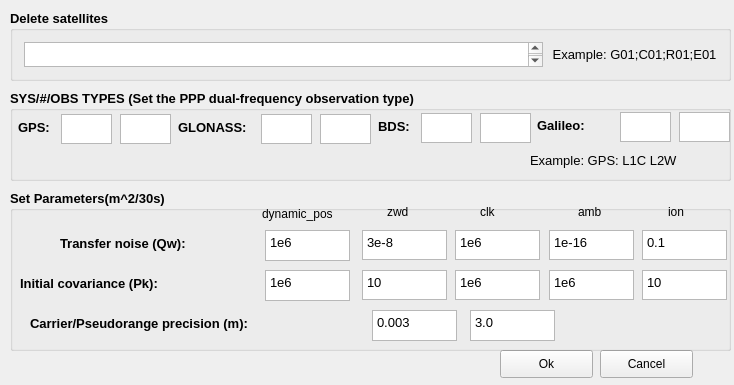
<?xml version="1.0" encoding="UTF-8"?>
<ui version="4.0">
 <class>ConfigWidget</class>
 <widget class="QWidget" name="ConfigWidget">
  <property name="geometry">
   <rect>
    <x>0</x>
    <y>0</y>
    <width>734</width>
    <height>385</height>
   </rect>
  </property>
  <property name="windowTitle">
   <string>ConfigWidget</string>
  </property>
  <widget class="QGroupBox" name="groupBox_del">
   <property name="geometry">
    <rect>
     <x>10</x>
     <y>10</y>
     <width>721</width>
     <height>71</height>
    </rect>
   </property>
   <property name="font">
    <font>
     <pointsize>10</pointsize>
     <weight>75</weight>
     <bold>true</bold>
    </font>
   </property>
   <property name="title">
    <string>Delete satellites</string>
   </property>
   <layout class="QGridLayout" name="gridLayout">
    <item row="0" column="0">
     <widget class="QPlainTextEdit" name="plainTextEdit_delSats">
      <property name="enabled">
       <bool>true</bool>
      </property>
      <property name="font">
       <font>
        <weight>50</weight>
        <bold>false</bold>
       </font>
      </property>
      <property name="plainText">
       <string/>
      </property>
     </widget>
    </item>
    <item row="0" column="1">
     <widget class="QLabel" name="examp_del">
      <property name="font">
       <font>
        <pointsize>10</pointsize>
        <weight>50</weight>
        <bold>false</bold>
       </font>
      </property>
      <property name="text">
       <string> Example: G01;C01;R01;E01</string>
      </property>
     </widget>
    </item>
   </layout>
  </widget>
  <widget class="QPushButton" name="pushButton_ok">
   <property name="geometry">
    <rect>
     <x>500</x>
     <y>350</y>
     <width>93</width>
     <height>28</height>
    </rect>
   </property>
   <property name="text">
    <string>Ok</string>
   </property>
  </widget>
  <widget class="QPushButton" name="pushButton_cancel">
   <property name="geometry">
    <rect>
     <x>600</x>
     <y>350</y>
     <width>93</width>
     <height>28</height>
    </rect>
   </property>
   <property name="text">
    <string>Cancel</string>
   </property>
  </widget>
  <widget class="QGroupBox" name="groupBox_Obs">
   <property name="geometry">
    <rect>
     <x>10</x>
     <y>90</y>
     <width>721</width>
     <height>91</height>
    </rect>
   </property>
   <property name="font">
    <font>
     <pointsize>10</pointsize>
     <weight>75</weight>
     <bold>true</bold>
    </font>
   </property>
   <property name="title">
    <string>SYS/#/OBS TYPES (Set the PPP dual-frequency observation type)</string>
   </property>
   <widget class="QLabel" name="gps_label">
    <property name="geometry">
     <rect>
      <x>8</x>
      <y>29</y>
      <width>41</width>
      <height>16</height>
     </rect>
    </property>
    <property name="text">
     <string>GPS:</string>
    </property>
   </widget>
   <widget class="QPlainTextEdit" name="GPS_L1">
    <property name="geometry">
     <rect>
      <x>51</x>
      <y>24</y>
      <width>51</width>
      <height>30</height>
     </rect>
    </property>
    <property name="font">
     <font>
      <pointsize>10</pointsize>
      <weight>50</weight>
      <bold>false</bold>
     </font>
    </property>
    <property name="plainText">
     <string/>
    </property>
   </widget>
   <widget class="QPlainTextEdit" name="GPS_L2">
    <property name="geometry">
     <rect>
      <x>110</x>
      <y>24</y>
      <width>51</width>
      <height>30</height>
     </rect>
    </property>
    <property name="font">
     <font>
      <pointsize>10</pointsize>
      <weight>50</weight>
      <bold>false</bold>
     </font>
    </property>
    <property name="plainText">
     <string/>
    </property>
   </widget>
   <widget class="QPlainTextEdit" name="GLO_L1">
    <property name="geometry">
     <rect>
      <x>251</x>
      <y>24</y>
      <width>51</width>
      <height>30</height>
     </rect>
    </property>
    <property name="font">
     <font>
      <pointsize>10</pointsize>
      <weight>50</weight>
      <bold>false</bold>
     </font>
    </property>
    <property name="plainText">
     <string/>
    </property>
   </widget>
   <widget class="QPlainTextEdit" name="GLO_L2">
    <property name="geometry">
     <rect>
      <x>310</x>
      <y>24</y>
      <width>51</width>
      <height>30</height>
     </rect>
    </property>
    <property name="font">
     <font>
      <pointsize>10</pointsize>
      <weight>50</weight>
      <bold>false</bold>
     </font>
    </property>
    <property name="plainText">
     <string/>
    </property>
   </widget>
   <widget class="QLabel" name="glo_label">
    <property name="geometry">
     <rect>
      <x>168</x>
      <y>27</y>
      <width>91</width>
      <height>20</height>
     </rect>
    </property>
    <property name="text">
     <string>GLONASS:</string>
    </property>
   </widget>
   <widget class="QPlainTextEdit" name="BDS_L2">
    <property name="geometry">
     <rect>
      <x>470</x>
      <y>23</y>
      <width>51</width>
      <height>30</height>
     </rect>
    </property>
    <property name="font">
     <font>
      <pointsize>10</pointsize>
      <weight>50</weight>
      <bold>false</bold>
     </font>
    </property>
    <property name="plainText">
     <string/>
    </property>
   </widget>
   <widget class="QPlainTextEdit" name="BDS_L1">
    <property name="geometry">
     <rect>
      <x>411</x>
      <y>23</y>
      <width>51</width>
      <height>30</height>
     </rect>
    </property>
    <property name="font">
     <font>
      <pointsize>10</pointsize>
      <weight>50</weight>
      <bold>false</bold>
     </font>
    </property>
    <property name="plainText">
     <string/>
    </property>
   </widget>
   <widget class="QLabel" name="bds_label">
    <property name="geometry">
     <rect>
      <x>368</x>
      <y>26</y>
      <width>41</width>
      <height>20</height>
     </rect>
    </property>
    <property name="text">
     <string>BDS:</string>
    </property>
   </widget>
   <widget class="QPlainTextEdit" name="GAL_L2">
    <property name="geometry">
     <rect>
      <x>669</x>
      <y>22</y>
      <width>51</width>
      <height>30</height>
     </rect>
    </property>
    <property name="font">
     <font>
      <pointsize>10</pointsize>
      <weight>50</weight>
      <bold>false</bold>
     </font>
    </property>
    <property name="plainText">
     <string/>
    </property>
   </widget>
   <widget class="QPlainTextEdit" name="GAL_L1">
    <property name="geometry">
     <rect>
      <x>610</x>
      <y>22</y>
      <width>51</width>
      <height>30</height>
     </rect>
    </property>
    <property name="font">
     <font>
      <pointsize>10</pointsize>
      <weight>50</weight>
      <bold>false</bold>
     </font>
    </property>
    <property name="plainText">
     <string/>
    </property>
   </widget>
   <widget class="QLabel" name="gal_label">
    <property name="geometry">
     <rect>
      <x>527</x>
      <y>25</y>
      <width>81</width>
      <height>20</height>
     </rect>
    </property>
    <property name="text">
     <string>Galileo:</string>
    </property>
   </widget>
   <widget class="QLabel" name="examp_obs">
    <property name="geometry">
     <rect>
      <x>520</x>
      <y>55</y>
      <width>201</width>
      <height>31</height>
     </rect>
    </property>
    <property name="font">
     <font>
      <weight>50</weight>
      <bold>false</bold>
     </font>
    </property>
    <property name="text">
     <string>Example: GPS: L1C L2W</string>
    </property>
   </widget>
  </widget>
  <widget class="QGroupBox" name="groupBox_del_2">
   <property name="geometry">
    <rect>
     <x>10</x>
     <y>190</y>
     <width>721</width>
     <height>161</height>
    </rect>
   </property>
   <property name="font">
    <font>
     <pointsize>10</pointsize>
     <weight>75</weight>
     <bold>true</bold>
    </font>
   </property>
   <property name="title">
    <string>Set Parameters(m^2/30s)</string>
   </property>
   <widget class="QPlainTextEdit" name="Qw_pos">
    <property name="geometry">
     <rect>
      <x>255</x>
      <y>40</y>
      <width>85</width>
      <height>31</height>
     </rect>
    </property>
    <property name="font">
     <font>
      <pointsize>10</pointsize>
      <weight>50</weight>
      <bold>false</bold>
     </font>
    </property>
    <property name="plainText">
     <string>1e6</string>
    </property>
   </widget>
   <widget class="QLabel" name="Qw_label">
    <property name="geometry">
     <rect>
      <x>50</x>
      <y>45</y>
      <width>201</width>
      <height>16</height>
     </rect>
    </property>
    <property name="text">
     <string>Transfer noise (Qw):</string>
    </property>
   </widget>
   <widget class="QPlainTextEdit" name="Qw_zwd">
    <property name="geometry">
     <rect>
      <x>352</x>
      <y>40</y>
      <width>85</width>
      <height>30</height>
     </rect>
    </property>
    <property name="font">
     <font>
      <pointsize>10</pointsize>
      <weight>50</weight>
      <bold>false</bold>
     </font>
    </property>
    <property name="plainText">
     <string>3e-8</string>
    </property>
   </widget>
   <widget class="QLabel" name="Pk_label">
    <property name="geometry">
     <rect>
      <x>10</x>
      <y>85</y>
      <width>251</width>
      <height>16</height>
     </rect>
    </property>
    <property name="text">
     <string>Initial covariance (Pk):</string>
    </property>
   </widget>
   <widget class="QLabel" name="label">
    <property name="geometry">
     <rect>
      <x>252</x>
      <y>14</y>
      <width>91</width>
      <height>20</height>
     </rect>
    </property>
    <property name="font">
     <font>
      <pointsize>9</pointsize>
      <weight>50</weight>
      <bold>false</bold>
     </font>
    </property>
    <property name="text">
     <string>dynamic_pos</string>
    </property>
   </widget>
   <widget class="QLabel" name="label_2">
    <property name="geometry">
     <rect>
      <x>377</x>
      <y>14</y>
      <width>31</width>
      <height>16</height>
     </rect>
    </property>
    <property name="font">
     <font>
      <pointsize>9</pointsize>
      <weight>50</weight>
      <bold>false</bold>
     </font>
    </property>
    <property name="text">
     <string>zwd</string>
    </property>
   </widget>
   <widget class="QLabel" name="label_3">
    <property name="geometry">
     <rect>
      <x>470</x>
      <y>14</y>
      <width>31</width>
      <height>16</height>
     </rect>
    </property>
    <property name="font">
     <font>
      <pointsize>9</pointsize>
      <weight>50</weight>
      <bold>false</bold>
     </font>
    </property>
    <property name="text">
     <string>clk</string>
    </property>
   </widget>
   <widget class="QPlainTextEdit" name="Qw_clk">
    <property name="geometry">
     <rect>
      <x>445</x>
      <y>40</y>
      <width>85</width>
      <height>30</height>
     </rect>
    </property>
    <property name="font">
     <font>
      <pointsize>10</pointsize>
      <weight>50</weight>
      <bold>false</bold>
     </font>
    </property>
    <property name="plainText">
     <string>1e6</string>
    </property>
   </widget>
   <widget class="QLabel" name="label_4">
    <property name="geometry">
     <rect>
      <x>568</x>
      <y>14</y>
      <width>31</width>
      <height>16</height>
     </rect>
    </property>
    <property name="font">
     <font>
      <pointsize>9</pointsize>
      <weight>50</weight>
      <bold>false</bold>
     </font>
    </property>
    <property name="text">
     <string>amb</string>
    </property>
   </widget>
   <widget class="QPlainTextEdit" name="Qw_amb">
    <property name="geometry">
     <rect>
      <x>539</x>
      <y>40</y>
      <width>85</width>
      <height>30</height>
     </rect>
    </property>
    <property name="font">
     <font>
      <pointsize>10</pointsize>
      <weight>50</weight>
      <bold>false</bold>
     </font>
    </property>
    <property name="plainText">
     <string>1e-16</string>
    </property>
   </widget>
   <widget class="QLabel" name="label_5">
    <property name="geometry">
     <rect>
      <x>658</x>
      <y>14</y>
      <width>31</width>
      <height>16</height>
     </rect>
    </property>
    <property name="font">
     <font>
      <pointsize>9</pointsize>
      <weight>50</weight>
      <bold>false</bold>
     </font>
    </property>
    <property name="text">
     <string>ion</string>
    </property>
   </widget>
   <widget class="QPlainTextEdit" name="Qw_ion">
    <property name="geometry">
     <rect>
      <x>632</x>
      <y>40</y>
      <width>85</width>
      <height>30</height>
     </rect>
    </property>
    <property name="font">
     <font>
      <pointsize>10</pointsize>
      <weight>50</weight>
      <bold>false</bold>
     </font>
    </property>
    <property name="plainText">
     <string>0.1</string>
    </property>
   </widget>
   <widget class="QPlainTextEdit" name="Pk_amb">
    <property name="geometry">
     <rect>
      <x>539</x>
      <y>80</y>
      <width>85</width>
      <height>30</height>
     </rect>
    </property>
    <property name="font">
     <font>
      <pointsize>10</pointsize>
      <weight>50</weight>
      <bold>false</bold>
     </font>
    </property>
    <property name="plainText">
     <string>1e6</string>
    </property>
   </widget>
   <widget class="QPlainTextEdit" name="Pk_pos">
    <property name="geometry">
     <rect>
      <x>255</x>
      <y>80</y>
      <width>85</width>
      <height>31</height>
     </rect>
    </property>
    <property name="font">
     <font>
      <pointsize>10</pointsize>
      <weight>50</weight>
      <bold>false</bold>
     </font>
    </property>
    <property name="plainText">
     <string>1e6</string>
    </property>
   </widget>
   <widget class="QPlainTextEdit" name="Pk_ion">
    <property name="geometry">
     <rect>
      <x>632</x>
      <y>80</y>
      <width>85</width>
      <height>30</height>
     </rect>
    </property>
    <property name="font">
     <font>
      <pointsize>10</pointsize>
      <weight>50</weight>
      <bold>false</bold>
     </font>
    </property>
    <property name="plainText">
     <string>10</string>
    </property>
   </widget>
   <widget class="QPlainTextEdit" name="Pk_clk">
    <property name="geometry">
     <rect>
      <x>445</x>
      <y>80</y>
      <width>85</width>
      <height>30</height>
     </rect>
    </property>
    <property name="font">
     <font>
      <pointsize>10</pointsize>
      <weight>50</weight>
      <bold>false</bold>
     </font>
    </property>
    <property name="plainText">
     <string>1e6</string>
    </property>
   </widget>
   <widget class="QPlainTextEdit" name="Pk_zwd">
    <property name="geometry">
     <rect>
      <x>352</x>
      <y>80</y>
      <width>85</width>
      <height>30</height>
     </rect>
    </property>
    <property name="font">
     <font>
      <pointsize>10</pointsize>
      <weight>50</weight>
      <bold>false</bold>
     </font>
    </property>
    <property name="plainText">
     <string>10</string>
    </property>
   </widget>
   <widget class="QLabel" name="label_6">
    <property name="geometry">
     <rect>
      <x>20</x>
      <y>123</y>
      <width>341</width>
      <height>21</height>
     </rect>
    </property>
    <property name="text">
     <string>Carrier/Pseudorange precision (m):</string>
    </property>
   </widget>
   <widget class="QPlainTextEdit" name="L_precision">
    <property name="geometry">
     <rect>
      <x>362</x>
      <y>120</y>
      <width>85</width>
      <height>31</height>
     </rect>
    </property>
    <property name="font">
     <font>
      <pointsize>10</pointsize>
      <weight>50</weight>
      <bold>false</bold>
     </font>
    </property>
    <property name="plainText">
     <string>0.003</string>
    </property>
   </widget>
   <widget class="QPlainTextEdit" name="P_precision">
    <property name="geometry">
     <rect>
      <x>460</x>
      <y>120</y>
      <width>85</width>
      <height>31</height>
     </rect>
    </property>
    <property name="font">
     <font>
      <pointsize>10</pointsize>
      <weight>50</weight>
      <bold>false</bold>
     </font>
    </property>
    <property name="plainText">
     <string>3.0</string>
    </property>
   </widget>
  </widget>
 </widget>
 <layoutdefault spacing="6" margin="11"/>
 <resources/>
 <connections/>
</ui>
